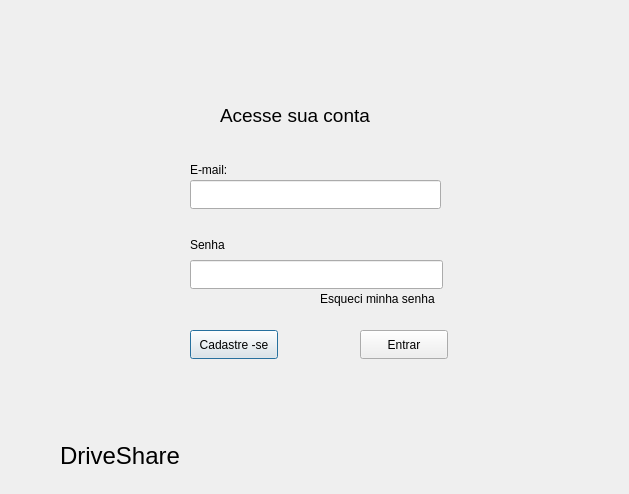
<?xml version="1.0" encoding="UTF-8"?>
<ui version="4.0">
 <class>Dialog</class>
 <widget class="QDialog" name="Dialog">
  <property name="geometry">
   <rect>
    <x>0</x>
    <y>0</y>
    <width>629</width>
    <height>494</height>
   </rect>
  </property>
  <property name="windowTitle">
   <string>Dialog</string>
  </property>
  <property name="styleSheet">
   <string notr="true"/>
  </property>
  <widget class="QLineEdit" name="emailLogin">
   <property name="geometry">
    <rect>
     <x>190</x>
     <y>180</y>
     <width>251</width>
     <height>29</height>
    </rect>
   </property>
  </widget>
  <widget class="QLabel" name="usuRioLabel">
   <property name="geometry">
    <rect>
     <x>190</x>
     <y>160</y>
     <width>51</width>
     <height>20</height>
    </rect>
   </property>
   <property name="text">
    <string>E-mail:</string>
   </property>
  </widget>
  <widget class="QLabel" name="senhaLabel">
   <property name="geometry">
    <rect>
     <x>190</x>
     <y>230</y>
     <width>35</width>
     <height>29</height>
    </rect>
   </property>
   <property name="text">
    <string>Senha</string>
   </property>
  </widget>
  <widget class="QLineEdit" name="passLogin">
   <property name="geometry">
    <rect>
     <x>190</x>
     <y>260</y>
     <width>253</width>
     <height>29</height>
    </rect>
   </property>
   <property name="text">
    <string/>
   </property>
   <property name="echoMode">
    <enum>QLineEdit::Password</enum>
   </property>
  </widget>
  <widget class="QLabel" name="label">
   <property name="geometry">
    <rect>
     <x>60</x>
     <y>430</y>
     <width>251</width>
     <height>51</height>
    </rect>
   </property>
   <property name="font">
    <font>
     <pointsize>18</pointsize>
    </font>
   </property>
   <property name="text">
    <string>DriveShare</string>
   </property>
   <property name="icon" stdset="0">
    <iconset>
     <normaloff>logo.png</normaloff>logo.png</iconset>
   </property>
   <property name="File" stdset="0">
    <iconset>
     <normaloff>logo.png</normaloff>logo.png</iconset>
   </property>
  </widget>
  <widget class="QLabel" name="label_2">
   <property name="geometry">
    <rect>
     <x>220</x>
     <y>80</y>
     <width>191</width>
     <height>71</height>
    </rect>
   </property>
   <property name="font">
    <font>
     <pointsize>14</pointsize>
    </font>
   </property>
   <property name="text">
    <string>Acesse sua conta</string>
   </property>
  </widget>
  <widget class="QPushButton" name="loginRegisterButton">
   <property name="geometry">
    <rect>
     <x>190</x>
     <y>330</y>
     <width>88</width>
     <height>29</height>
    </rect>
   </property>
   <property name="cursor">
    <cursorShape>PointingHandCursor</cursorShape>
   </property>
   <property name="text">
    <string>Cadastre -se</string>
   </property>
  </widget>
  <widget class="QLabel" name="label_4">
   <property name="geometry">
    <rect>
     <x>320</x>
     <y>290</y>
     <width>121</width>
     <height>17</height>
    </rect>
   </property>
   <property name="text">
    <string>Esqueci minha senha</string>
   </property>
  </widget>
  <widget class="QPushButton" name="loginButton">
   <property name="geometry">
    <rect>
     <x>360</x>
     <y>330</y>
     <width>88</width>
     <height>29</height>
    </rect>
   </property>
   <property name="cursor">
    <cursorShape>PointingHandCursor</cursorShape>
   </property>
   <property name="text">
    <string>Entrar</string>
   </property>
  </widget>
  <widget class="QLabel" name="label_3">
   <property name="geometry">
    <rect>
     <x>0</x>
     <y>430</y>
     <width>54</width>
     <height>51</height>
    </rect>
   </property>
   <property name="text">
    <string>&lt;html&gt;&lt;head/&gt;&lt;body&gt;&lt;p&gt;&lt;img src=&quot;:/logoShare/logoShare.png&quot;/&gt;&lt;/p&gt;&lt;/body&gt;&lt;/html&gt;</string>
   </property>
  </widget>
 </widget>
 <resources>
  <include location="imagesQT/imageLogo.qrc"/>
 </resources>
 <connections/>
</ui>
